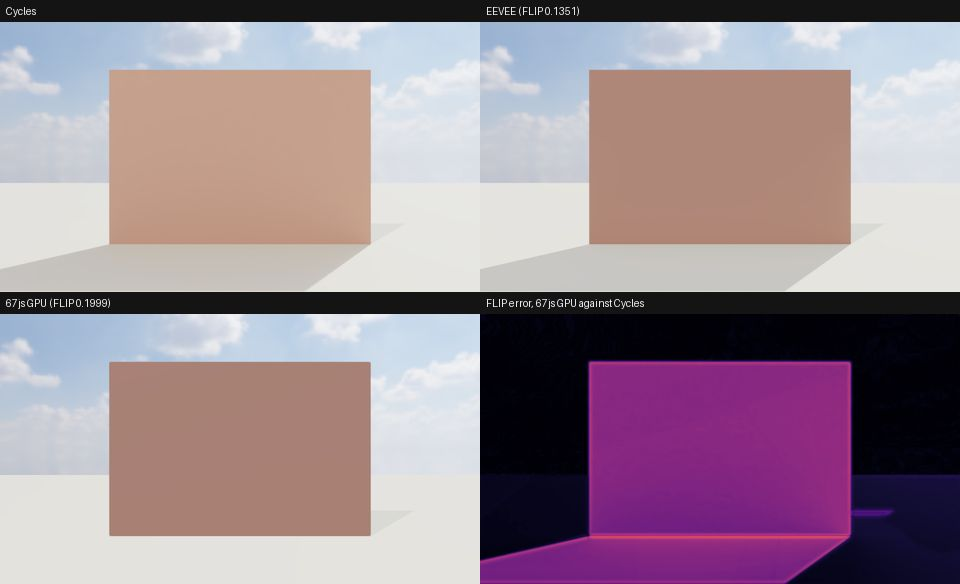
#> input picture bench/reference/images/brick-flat.jpg, 960 x 584 px
$ python luminance-ratio.py images/brick-flat.jpg
#> lines starting #> are read from the running program, lines starting #| are printed output that depends on the picture
# Mean and 20th percentile of linear luminance of the 67js panel divided by the Cycles panel, read from reference sheets.
#   uv run --no-project --python 3.12 --with pillow --with numpy python -I bench/reference/luminance-ratio.py <sheet.jpg> [<sheet.jpg> ...]
#   uv run --no-project --python 3.12 --with pillow --with numpy python -I bench/reference/luminance-ratio.py --renders <directory> <scene id> [...]
# The second form takes the Cycles panel from images/<scene id>.jpg and the 67js picture from <directory>/<scene id>-gpu.png
# (what render-gpu.mjs writes), scaled to the panel's size.
# A sheet is two columns by two rows of panels under 22 px headers: Cycles top left, the 67js panel bottom left.
import os
import sys

import numpy as np
from PIL import Image

HEADER_HEIGHT = 22
LUMINANCE_WEIGHTS = np.array([0.2126, 0.7152, 0.0722])


def linear_luminance(pixels):
    normalized = pixels.astype(np.float64) / 255.0
    linear = np.where(normalized <= 0.04045, normalized / 12.92, ((normalized + 0.055) / 1.055) ** 2.4)
    return linear @ LUMINANCE_WEIGHTS


def panels(path):
#> called with path = 'images/brick-flat.jpg'
    sheet = np.asarray(Image.open(path).convert("RGB"))
#> sheet is the input picture: shape (584, 960, 3); mean R, G, B 154.9, 137.3, 147.7
    height, width = sheet.shape[:2]
#> height = 584; width = 960
    column_width = width // 2
#> column_width = 480
    row_height = height // 2
#> row_height = 292
    cycles = sheet[HEADER_HEIGHT:row_height, :column_width]
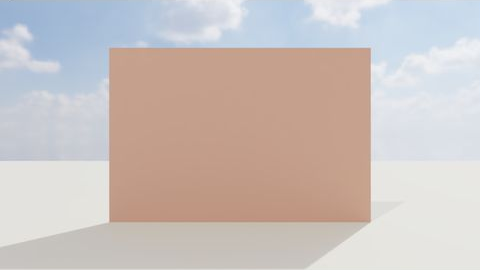
#> cycles: shape (270, 480, 3); mean R, G, B 203.3, 193.3, 190
    gpu = sheet[row_height + HEADER_HEIGHT:, :column_width]
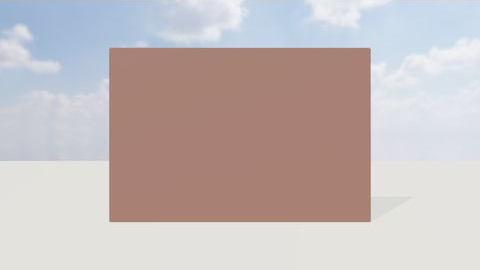
#> gpu: shape (270, 480, 3); mean R, G, B 196.9, 186.6, 186.3
    return cycles, gpu


def ratios(cycles, gpu):
    cycles_luminance = linear_luminance(cycles)
    gpu_luminance = linear_luminance(gpu)
    return (
        gpu_luminance.mean() / cycles_luminance.mean(),
        np.percentile(gpu_luminance, 20) / np.percentile(cycles_luminance, 20),
    )


def rendered_pair(directory, scene_id):
    cycles, _ = panels(os.path.join(os.path.dirname(os.path.abspath(__file__)), "images", f"{scene_id}.jpg"))
    picture = Image.open(os.path.join(directory, f"{scene_id}-gpu.png")).convert("RGB")
    gpu = np.asarray(picture.resize((cycles.shape[1], cycles.shape[0]), Image.LANCZOS))
    return cycles, gpu


if __name__ == "__main__":
    arguments = sys.argv[1:]
    if arguments and arguments[0] == "--renders":
        directory, scene_ids = arguments[1], arguments[2:]
        pairs = [(scene_id, rendered_pair(directory, scene_id)) for scene_id in scene_ids]
    else:
        pairs = [(os.path.basename(path), panels(path)) for path in arguments]
    for name, (cycles, gpu) in pairs:
        mean_ratio, p20_ratio = ratios(cycles, gpu)
        print(f"{name}\tmean {mean_ratio:.2f}\tp20 {p20_ratio:.2f}")
#> this loop made 1 pass
#> (name, mean_ratio, p20_ratio) on pass 1: ('brick-flat.jpg', 0.963, 0.644)
#| brick-flat.jpg	mean 0.96	p20 0.64
#> pass 1, in linear_luminance, `linear = np.where(normalized <= 0.04045, normalized / 12.92, ((normali..`:
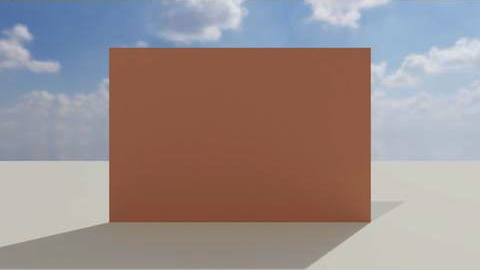
#> linear: shape (270, 480, 3) float64; mean R, G, B 0.605, 0.553, 0.548
#> pass 1, in ratios, `cycles_luminance = linear_luminance(cycles)`:
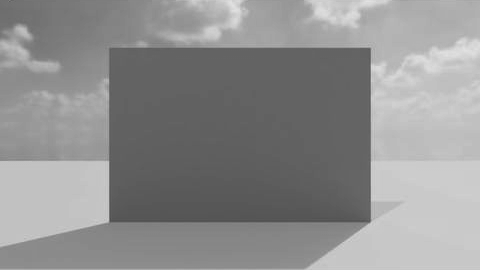
#> cycles_luminance: shape (270, 480) float64; min 0.304, max 0.888, mean 0.564

$ run again, on bench/reference/images/brushed-film.jpg
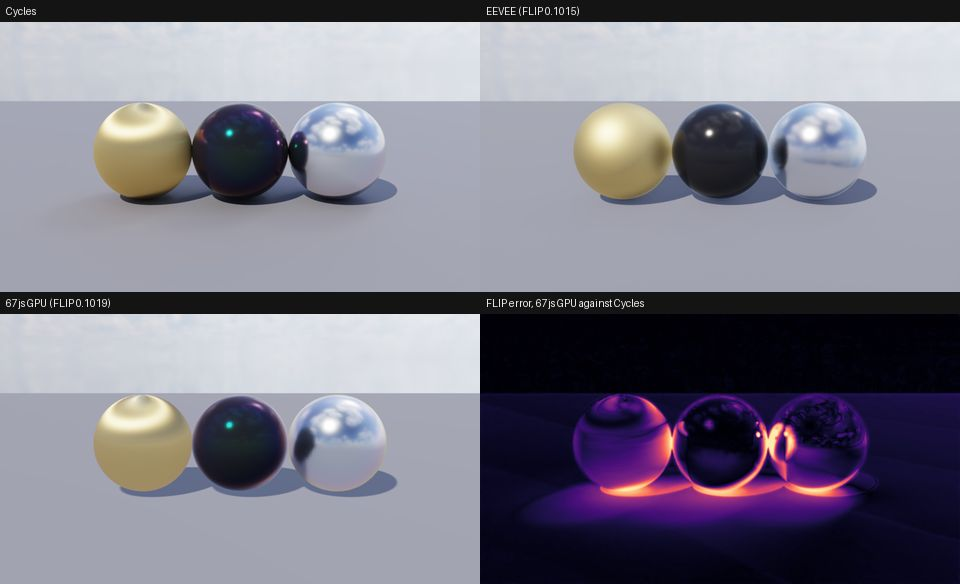
#> input picture bench/reference/images/brushed-film.jpg, 960 x 584 px
#> in panels, sheet is the input picture: shape (584, 960, 3); mean R, G, B 125.1, 123.1, 136.3
#> in panels, `gpu = sheet[row_height + HEADER_HEIGHT:, :column_width]`:
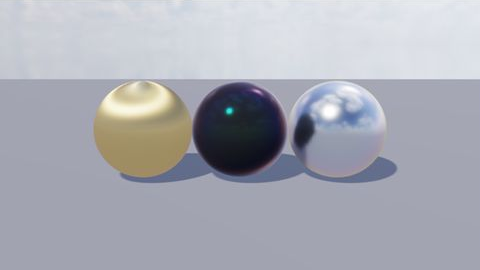
#> gpu: shape (270, 480, 3); mean R, G, B 169.6, 171.6, 180.8
#> the loop `for name, (cycles, gpu) in pairs:` made 1 pass
#> (name, mean_ratio, p20_ratio) on pass 1: ('brushed-film.jpg', 1.02, 1.08)
#> (printed output is left out)
#> pass 1, in ratios, `cycles_luminance = linear_luminance(cycles)`:
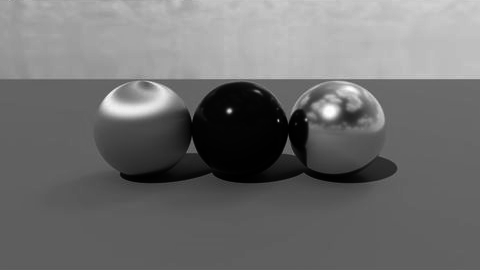
#> cycles_luminance: shape (270, 480) float64; min 0, max 1, mean 0.44

$ run again, on bench/reference/images/car-paint.jpg
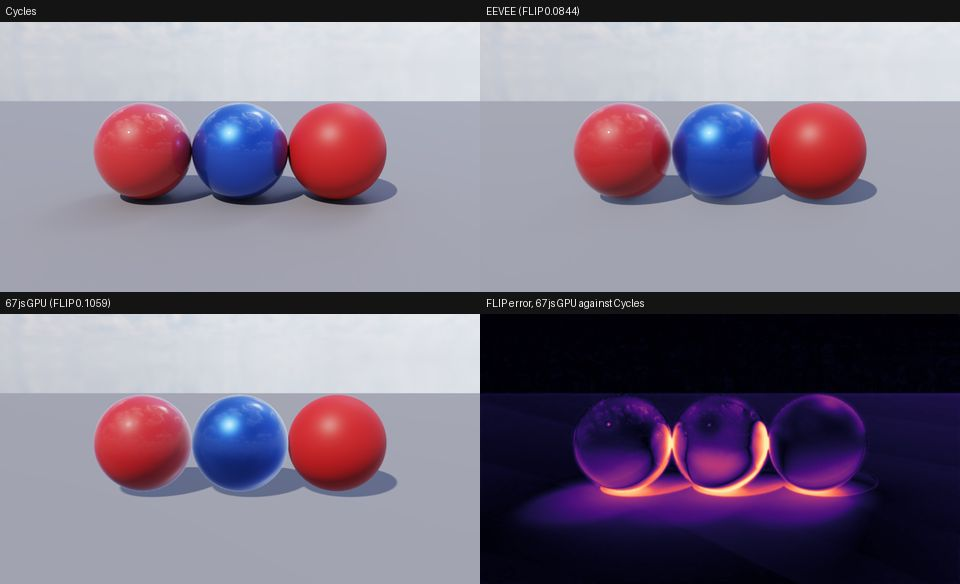
#> input picture bench/reference/images/car-paint.jpg, 960 x 584 px
#> in panels, sheet is the input picture: shape (584, 960, 3); mean R, G, B 126.8, 116.2, 134.3
#> in panels, `gpu = sheet[row_height + HEADER_HEIGHT:, :column_width]`:
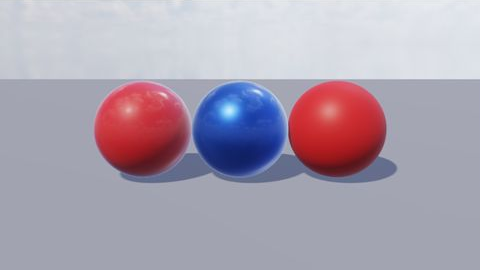
#> gpu: shape (270, 480, 3); mean R, G, B 171.4, 161.9, 177
#> the loop `for name, (cycles, gpu) in pairs:` made 1 pass
#> (name, mean_ratio, p20_ratio) on pass 1: ('car-paint.jpg', 1.02, 1.32)
#> (printed output is left out)
#> pass 1, in ratios, `cycles_luminance = linear_luminance(cycles)`:
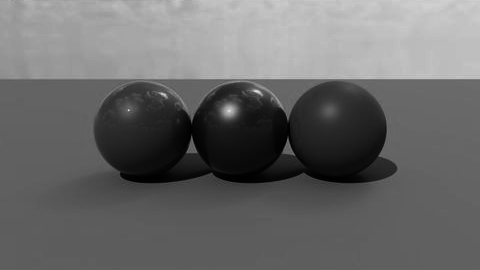
#> cycles_luminance: shape (270, 480) float64; min 0.00136, max 0.897, mean 0.417
